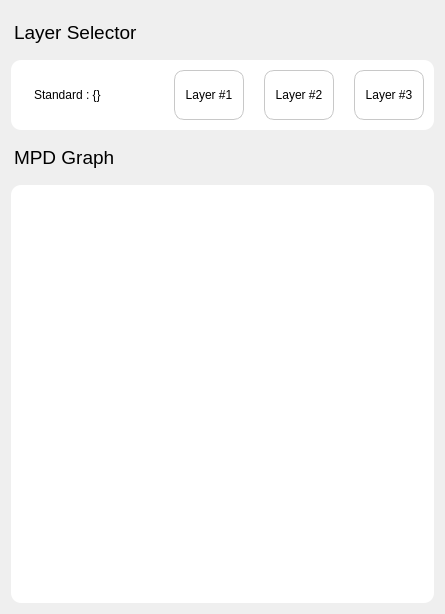
        <widget class="QWidget" name="page_4">
         <layout class="QVBoxLayout" name="verticalLayout_26">
          <item>
           <widget class="QLabel" name="label_106">
            <property name="styleSheet">
             <string notr="true">margin-top: 10px;
margin-bottom: 10px;</string>
            </property>
            <property name="text">
             <string>&lt;html&gt;&lt;head/&gt;&lt;body&gt;&lt;p&gt;&lt;span style=&quot; font-size:14pt;&quot;&gt;Layer Selector&lt;/span&gt;&lt;/p&gt;&lt;/body&gt;&lt;/html&gt;</string>
            </property>
            <property name="margin">
             <number>5</number>
            </property>
           </widget>
          </item>
          <item>
           <widget class="QFrame" name="frame_21">
            <property name="styleSheet">
             <string notr="true">QFrame{
	border: none;
	border-radius: 10px;
	text-align: left;
	padding: 10px;
	background-color: rgb(255, 255, 255);
}

QPushButton{
	border-style: solid;
	border-width: 1px;
	border-color: rgb(200, 200, 200);
	border-radius: 10px;
}</string>
            </property>
            <property name="frameShape">
             <enum>QFrame::StyledPanel</enum>
            </property>
            <property name="frameShadow">
             <enum>QFrame::Raised</enum>
            </property>
            <layout class="QHBoxLayout" name="horizontalLayout_50">
             <property name="spacing">
              <number>20</number>
             </property>
             <property name="leftMargin">
              <number>0</number>
             </property>
             <property name="topMargin">
              <number>0</number>
             </property>
             <property name="rightMargin">
              <number>0</number>
             </property>
             <property name="bottomMargin">
              <number>0</number>
             </property>
             <item>
              <widget class="QLabel" name="label_110">
               <property name="text">
                <string>Standard : {}</string>
               </property>
              </widget>
             </item>
             <item>
              <spacer name="horizontalSpacer_14">
               <property name="orientation">
                <enum>Qt::Horizontal</enum>
               </property>
               <property name="sizeHint" stdset="0">
                <size>
                 <width>40</width>
                 <height>20</height>
                </size>
               </property>
              </spacer>
             </item>
             <item>
              <widget class="QPushButton" name="btn_mpd_1">
               <property name="minimumSize">
                <size>
                 <width>70</width>
                 <height>50</height>
                </size>
               </property>
               <property name="text">
                <string>Layer #1</string>
               </property>
              </widget>
             </item>
             <item>
              <widget class="QPushButton" name="btn_mpd_2">
               <property name="minimumSize">
                <size>
                 <width>70</width>
                 <height>50</height>
                </size>
               </property>
               <property name="text">
                <string>Layer #2</string>
               </property>
              </widget>
             </item>
             <item>
              <widget class="QPushButton" name="btn_mpd_3">
               <property name="minimumSize">
                <size>
                 <width>70</width>
                 <height>50</height>
                </size>
               </property>
               <property name="text">
                <string>Layer #3</string>
               </property>
              </widget>
             </item>
            </layout>
           </widget>
          </item>
          <item>
           <widget class="QLabel" name="label_101">
            <property name="styleSheet">
             <string notr="true">margin-top: 10px;
margin-bottom: 10px;</string>
            </property>
            <property name="text">
             <string>&lt;html&gt;&lt;head/&gt;&lt;body&gt;&lt;p&gt;&lt;span style=&quot; font-size:14pt;&quot;&gt;MPD  Graph&lt;/span&gt;&lt;/p&gt;&lt;/body&gt;&lt;/html&gt;</string>
            </property>
            <property name="margin">
             <number>5</number>
            </property>
           </widget>
          </item>
          <item>
           <widget class="QFrame" name="frame_mpd">
            <property name="styleSheet">
             <string notr="true">QFrame{
	border: none;
	border-radius: 10px;
	text-align: left;
	background-color: rgb(255, 255, 255);
}

</string>
            </property>
            <property name="frameShape">
             <enum>QFrame::StyledPanel</enum>
            </property>
            <property name="frameShadow">
             <enum>QFrame::Raised</enum>
            </property>
            <layout class="QVBoxLayout" name="verticalLayout_25">
             <item>
              <widget class="MatplotlibWidget" name="widget_mpd" native="true">
               <property name="sizePolicy">
                <sizepolicy hsizetype="Expanding" vsizetype="Expanding">
                 <horstretch>0</horstretch>
                 <verstretch>0</verstretch>
                </sizepolicy>
               </property>
               <property name="minimumSize">
                <size>
                 <width>0</width>
                 <height>400</height>
                </size>
               </property>
               <property name="styleSheet">
                <string notr="true">background-color: rgb(255, 255, 255);</string>
               </property>
              </widget>
             </item>
            </layout>
           </widget>
          </item>
         </layout>
        </widget>
